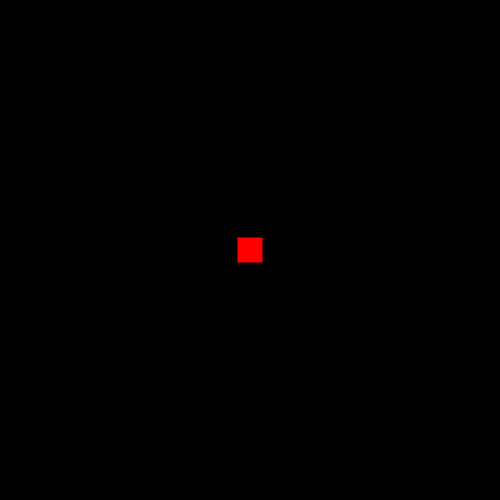
Frame 1 (no input)
Frame 60 (no input): identical to frame 1, image omitted
Frame 120 (the mouse pressed at the canvas centre since frame 60): identical to frame 1, image omitted

The p5.js sketch that drew this single still picture (run headless with seeded random() and noise() and a simulated clock; from frame 60 on, the mouse is pressed at the canvas centre):

// p5.js sketch
// ── sketch.js
let xPos= 250
let yPos= 250

function setup() {
  createCanvas(500, 500);
  noStroke();
  rectMode(CENTER)

  
}

function draw() {
  background(0);
  fill(255,0,0)
  rect(xPos,yPos,25,25)
  if(keyIsDown(LEFT_ARROW)){
    xPos+= -2
  }
  if(keyIsDown(RIGHT_ARROW)){
    xPos+=2
  }
  if(keyIsDown(UP_ARROW)){
    yPos+=-2
  }
  if(keyIsDown(DOWN_ARROW)){
    yPos+=2
  }
  if(xPos>486){
    xPos=486
  }
  if(xPos < 14){
    xPos=14
  }
  if(yPos>486){
    yPos=486
  }
  if(yPos < 14){
    yPos=14
  }
}
